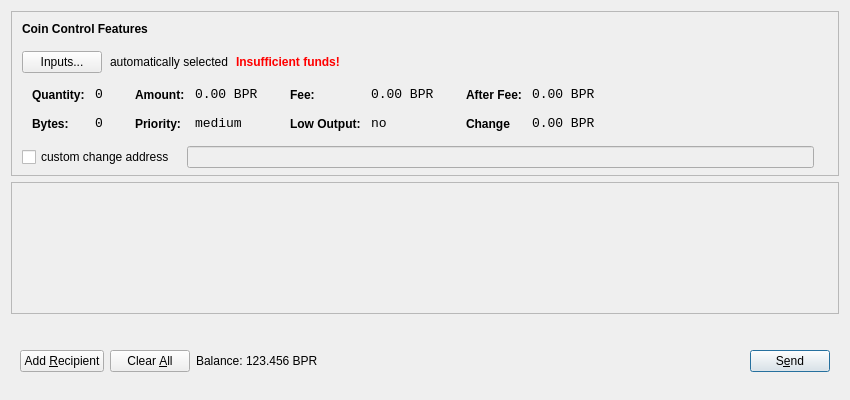
<?xml version="1.0" encoding="UTF-8"?>
<ui version="4.0">
 <class>SendCoinsDialog</class>
 <widget class="QDialog" name="SendCoinsDialog">
  <property name="geometry">
   <rect>
    <x>0</x>
    <y>0</y>
    <width>850</width>
    <height>400</height>
   </rect>
  </property>
  <property name="windowTitle">
   <string>Send Coins</string>
  </property>
  <layout class="QVBoxLayout" name="verticalLayout" stretch="0,1,0">
   <property name="bottomMargin">
    <number>8</number>
   </property>
   <item>
    <widget class="QFrame" name="frameCoinControl">
     <property name="sizePolicy">
      <sizepolicy hsizetype="Expanding" vsizetype="Expanding">
       <horstretch>0</horstretch>
       <verstretch>0</verstretch>
      </sizepolicy>
     </property>
     <property name="maximumSize">
      <size>
       <width>16777215</width>
       <height>16777215</height>
      </size>
     </property>
     <property name="frameShape">
      <enum>QFrame::StyledPanel</enum>
     </property>
     <property name="frameShadow">
      <enum>QFrame::Sunken</enum>
     </property>
     <layout class="QVBoxLayout" name="verticalLayoutCoinControl2">
      <property name="spacing">
       <number>6</number>
      </property>
      <property name="leftMargin">
       <number>0</number>
      </property>
      <property name="topMargin">
       <number>0</number>
      </property>
      <property name="rightMargin">
       <number>0</number>
      </property>
      <property name="bottomMargin">
       <number>6</number>
      </property>
      <item>
       <layout class="QVBoxLayout" name="verticalLayoutCoinControl" stretch="0,0,0,0,1">
        <property name="spacing">
         <number>0</number>
        </property>
        <property name="leftMargin">
         <number>10</number>
        </property>
        <property name="topMargin">
         <number>10</number>
        </property>
        <item>
         <layout class="QHBoxLayout" name="horizontalLayoutCoinControl1">
          <property name="bottomMargin">
           <number>15</number>
          </property>
          <item>
           <widget class="QLabel" name="labelCoinControlFeatures">
            <property name="sizePolicy">
             <sizepolicy hsizetype="Preferred" vsizetype="Maximum">
              <horstretch>0</horstretch>
              <verstretch>0</verstretch>
             </sizepolicy>
            </property>
            <property name="font">
             <font>
              <weight>75</weight>
              <bold>true</bold>
             </font>
            </property>
            <property name="styleSheet">
             <string notr="true">font-weight:bold;</string>
            </property>
            <property name="text">
             <string>Coin Control Features</string>
            </property>
           </widget>
          </item>
         </layout>
        </item>
        <item>
         <layout class="QHBoxLayout" name="horizontalLayoutCoinControl2" stretch="0,0,0,0">
          <property name="spacing">
           <number>8</number>
          </property>
          <property name="bottomMargin">
           <number>10</number>
          </property>
          <item>
           <widget class="QPushButton" name="pushButtonCoinControl">
            <property name="styleSheet">
             <string notr="true"/>
            </property>
            <property name="text">
             <string>Inputs...</string>
            </property>
           </widget>
          </item>
          <item>
           <widget class="QLabel" name="labelCoinControlAutomaticallySelected">
            <property name="text">
             <string>automatically selected</string>
            </property>
            <property name="margin">
             <number>5</number>
            </property>
           </widget>
          </item>
          <item>
           <widget class="QLabel" name="labelCoinControlInsuffFunds">
            <property name="font">
             <font>
              <weight>75</weight>
              <bold>true</bold>
             </font>
            </property>
            <property name="styleSheet">
             <string notr="true">color:red;font-weight:bold;</string>
            </property>
            <property name="text">
             <string>Insufficient funds!</string>
            </property>
            <property name="margin">
             <number>5</number>
            </property>
           </widget>
          </item>
          <item>
           <spacer name="horizontalSpacerCoinControl">
            <property name="orientation">
             <enum>Qt::Horizontal</enum>
            </property>
            <property name="sizeHint" stdset="0">
             <size>
              <width>40</width>
              <height>1</height>
             </size>
            </property>
           </spacer>
          </item>
         </layout>
        </item>
        <item>
         <widget class="QWidget" name="widgetCoinControl" native="true">
          <property name="sizePolicy">
           <sizepolicy hsizetype="Preferred" vsizetype="Preferred">
            <horstretch>0</horstretch>
            <verstretch>0</verstretch>
           </sizepolicy>
          </property>
          <property name="minimumSize">
           <size>
            <width>0</width>
            <height>0</height>
           </size>
          </property>
          <property name="styleSheet">
           <string notr="true"/>
          </property>
          <layout class="QHBoxLayout" name="horizontalLayoutCoinControl5">
           <property name="leftMargin">
            <number>0</number>
           </property>
           <property name="topMargin">
            <number>0</number>
           </property>
           <property name="rightMargin">
            <number>0</number>
           </property>
           <property name="bottomMargin">
            <number>0</number>
           </property>
           <item>
            <layout class="QHBoxLayout" name="horizontalLayoutCoinControl3" stretch="0,0,0,1">
             <property name="spacing">
              <number>20</number>
             </property>
             <property name="topMargin">
              <number>0</number>
             </property>
             <property name="bottomMargin">
              <number>10</number>
             </property>
             <item>
              <layout class="QFormLayout" name="formLayoutCoinControl1">
               <property name="horizontalSpacing">
                <number>10</number>
               </property>
               <property name="verticalSpacing">
                <number>14</number>
               </property>
               <property name="leftMargin">
                <number>10</number>
               </property>
               <property name="topMargin">
                <number>4</number>
               </property>
               <property name="rightMargin">
                <number>6</number>
               </property>
               <item row="0" column="0">
                <widget class="QLabel" name="labelCoinControlQuantityText">
                 <property name="styleSheet">
                  <string notr="true">font-weight:bold;</string>
                 </property>
                 <property name="text">
                  <string>Quantity:</string>
                 </property>
                 <property name="margin">
                  <number>0</number>
                 </property>
                </widget>
               </item>
               <item row="0" column="1">
                <widget class="QLabel" name="labelCoinControlQuantity">
                 <property name="font">
                  <font>
                   <family>Monospace</family>
                   <pointsize>10</pointsize>
                  </font>
                 </property>
                 <property name="cursor">
                  <cursorShape>IBeamCursor</cursorShape>
                 </property>
                 <property name="contextMenuPolicy">
                  <enum>Qt::ActionsContextMenu</enum>
                 </property>
                 <property name="text">
                  <string>0</string>
                 </property>
                 <property name="margin">
                  <number>0</number>
                 </property>
                 <property name="textInteractionFlags">
                  <set>Qt::LinksAccessibleByMouse|Qt::TextSelectableByKeyboard|Qt::TextSelectableByMouse</set>
                 </property>
                </widget>
               </item>
               <item row="1" column="0">
                <widget class="QLabel" name="labelCoinControlBytesText">
                 <property name="styleSheet">
                  <string notr="true">font-weight:bold;</string>
                 </property>
                 <property name="text">
                  <string>Bytes:</string>
                 </property>
                </widget>
               </item>
               <item row="1" column="1">
                <widget class="QLabel" name="labelCoinControlBytes">
                 <property name="font">
                  <font>
                   <family>Monospace</family>
                   <pointsize>10</pointsize>
                  </font>
                 </property>
                 <property name="cursor">
                  <cursorShape>IBeamCursor</cursorShape>
                 </property>
                 <property name="contextMenuPolicy">
                  <enum>Qt::ActionsContextMenu</enum>
                 </property>
                 <property name="text">
                  <string>0</string>
                 </property>
                 <property name="textInteractionFlags">
                  <set>Qt::LinksAccessibleByMouse|Qt::TextSelectableByKeyboard|Qt::TextSelectableByMouse</set>
                 </property>
                </widget>
               </item>
              </layout>
             </item>
             <item>
              <layout class="QFormLayout" name="formLayoutCoinControl2">
               <property name="horizontalSpacing">
                <number>10</number>
               </property>
               <property name="verticalSpacing">
                <number>14</number>
               </property>
               <property name="leftMargin">
                <number>6</number>
               </property>
               <property name="topMargin">
                <number>4</number>
               </property>
               <property name="rightMargin">
                <number>6</number>
               </property>
               <item row="0" column="0">
                <widget class="QLabel" name="labelCoinControlAmountText">
                 <property name="styleSheet">
                  <string notr="true">font-weight:bold;</string>
                 </property>
                 <property name="text">
                  <string>Amount:</string>
                 </property>
                 <property name="margin">
                  <number>0</number>
                 </property>
                </widget>
               </item>
               <item row="0" column="1">
                <widget class="QLabel" name="labelCoinControlAmount">
                 <property name="font">
                  <font>
                   <family>Monospace</family>
                   <pointsize>10</pointsize>
                  </font>
                 </property>
                 <property name="cursor">
                  <cursorShape>IBeamCursor</cursorShape>
                 </property>
                 <property name="contextMenuPolicy">
                  <enum>Qt::ActionsContextMenu</enum>
                 </property>
                 <property name="text">
                  <string>0.00 BPR</string>
                 </property>
                 <property name="textInteractionFlags">
                  <set>Qt::LinksAccessibleByMouse|Qt::TextSelectableByKeyboard|Qt::TextSelectableByMouse</set>
                 </property>
                </widget>
               </item>
               <item row="1" column="0">
                <widget class="QLabel" name="labelCoinControlPriorityText">
                 <property name="styleSheet">
                  <string notr="true">font-weight:bold;</string>
                 </property>
                 <property name="text">
                  <string>Priority:</string>
                 </property>
                </widget>
               </item>
               <item row="1" column="1">
                <widget class="QLabel" name="labelCoinControlPriority">
                 <property name="font">
                  <font>
                   <family>Monospace</family>
                   <pointsize>10</pointsize>
                  </font>
                 </property>
                 <property name="cursor">
                  <cursorShape>IBeamCursor</cursorShape>
                 </property>
                 <property name="contextMenuPolicy">
                  <enum>Qt::ActionsContextMenu</enum>
                 </property>
                 <property name="text">
                  <string>medium</string>
                 </property>
                 <property name="textInteractionFlags">
                  <set>Qt::LinksAccessibleByMouse|Qt::TextSelectableByKeyboard|Qt::TextSelectableByMouse</set>
                 </property>
                </widget>
               </item>
              </layout>
             </item>
             <item>
              <layout class="QFormLayout" name="formLayoutCoinControl3">
               <property name="horizontalSpacing">
                <number>10</number>
               </property>
               <property name="verticalSpacing">
                <number>14</number>
               </property>
               <property name="leftMargin">
                <number>6</number>
               </property>
               <property name="topMargin">
                <number>4</number>
               </property>
               <property name="rightMargin">
                <number>6</number>
               </property>
               <item row="0" column="0">
                <widget class="QLabel" name="labelCoinControlFeeText">
                 <property name="styleSheet">
                  <string notr="true">font-weight:bold;</string>
                 </property>
                 <property name="text">
                  <string>Fee:</string>
                 </property>
                 <property name="margin">
                  <number>0</number>
                 </property>
                </widget>
               </item>
               <item row="0" column="1">
                <widget class="QLabel" name="labelCoinControlFee">
                 <property name="font">
                  <font>
                   <family>Monospace</family>
                   <pointsize>10</pointsize>
                  </font>
                 </property>
                 <property name="cursor">
                  <cursorShape>IBeamCursor</cursorShape>
                 </property>
                 <property name="contextMenuPolicy">
                  <enum>Qt::ActionsContextMenu</enum>
                 </property>
                 <property name="text">
                  <string>0.00 BPR</string>
                 </property>
                 <property name="textInteractionFlags">
                  <set>Qt::LinksAccessibleByMouse|Qt::TextSelectableByKeyboard|Qt::TextSelectableByMouse</set>
                 </property>
                </widget>
               </item>
               <item row="1" column="0">
                <widget class="QLabel" name="labelCoinControlLowOutputText">
                 <property name="styleSheet">
                  <string notr="true">font-weight:bold;</string>
                 </property>
                 <property name="text">
                  <string>Low Output:</string>
                 </property>
                </widget>
               </item>
               <item row="1" column="1">
                <widget class="QLabel" name="labelCoinControlLowOutput">
                 <property name="font">
                  <font>
                   <family>Monospace</family>
                   <pointsize>10</pointsize>
                  </font>
                 </property>
                 <property name="cursor">
                  <cursorShape>IBeamCursor</cursorShape>
                 </property>
                 <property name="contextMenuPolicy">
                  <enum>Qt::ActionsContextMenu</enum>
                 </property>
                 <property name="text">
                  <string>no</string>
                 </property>
                 <property name="textInteractionFlags">
                  <set>Qt::LinksAccessibleByMouse|Qt::TextSelectableByKeyboard|Qt::TextSelectableByMouse</set>
                 </property>
                </widget>
               </item>
              </layout>
             </item>
             <item>
              <layout class="QFormLayout" name="formLayoutCoinControl4">
               <property name="horizontalSpacing">
                <number>10</number>
               </property>
               <property name="verticalSpacing">
                <number>14</number>
               </property>
               <property name="leftMargin">
                <number>6</number>
               </property>
               <property name="topMargin">
                <number>4</number>
               </property>
               <property name="rightMargin">
                <number>6</number>
               </property>
               <item row="0" column="0">
                <widget class="QLabel" name="labelCoinControlAfterFeeText">
                 <property name="styleSheet">
                  <string notr="true">font-weight:bold;</string>
                 </property>
                 <property name="text">
                  <string>After Fee:</string>
                 </property>
                 <property name="margin">
                  <number>0</number>
                 </property>
                </widget>
               </item>
               <item row="0" column="1">
                <widget class="QLabel" name="labelCoinControlAfterFee">
                 <property name="font">
                  <font>
                   <family>Monospace</family>
                   <pointsize>10</pointsize>
                  </font>
                 </property>
                 <property name="cursor">
                  <cursorShape>IBeamCursor</cursorShape>
                 </property>
                 <property name="contextMenuPolicy">
                  <enum>Qt::ActionsContextMenu</enum>
                 </property>
                 <property name="text">
                  <string>0.00 BPR</string>
                 </property>
                 <property name="textInteractionFlags">
                  <set>Qt::LinksAccessibleByMouse|Qt::TextSelectableByKeyboard|Qt::TextSelectableByMouse</set>
                 </property>
                </widget>
               </item>
               <item row="1" column="0">
                <widget class="QLabel" name="labelCoinControlChangeText">
                 <property name="styleSheet">
                  <string notr="true">font-weight:bold;</string>
                 </property>
                 <property name="text">
                  <string>Change</string>
                 </property>
                </widget>
               </item>
               <item row="1" column="1">
                <widget class="QLabel" name="labelCoinControlChange">
                 <property name="font">
                  <font>
                   <family>Monospace</family>
                   <pointsize>10</pointsize>
                  </font>
                 </property>
                 <property name="cursor">
                  <cursorShape>IBeamCursor</cursorShape>
                 </property>
                 <property name="contextMenuPolicy">
                  <enum>Qt::ActionsContextMenu</enum>
                 </property>
                 <property name="text">
                  <string>0.00 BPR</string>
                 </property>
                 <property name="textInteractionFlags">
                  <set>Qt::LinksAccessibleByMouse|Qt::TextSelectableByKeyboard|Qt::TextSelectableByMouse</set>
                 </property>
                </widget>
               </item>
              </layout>
             </item>
            </layout>
           </item>
          </layout>
         </widget>
        </item>
        <item>
         <layout class="QHBoxLayout" name="horizontalLayoutCoinControl4" stretch="0,0,0">
          <property name="spacing">
           <number>12</number>
          </property>
          <property name="sizeConstraint">
           <enum>QLayout::SetDefaultConstraint</enum>
          </property>
          <property name="topMargin">
           <number>5</number>
          </property>
          <property name="rightMargin">
           <number>5</number>
          </property>
          <item>
           <widget class="QCheckBox" name="checkBoxCoinControlChange">
            <property name="text">
             <string>custom change address</string>
            </property>
           </widget>
          </item>
          <item>
           <widget class="QLineEdit" name="lineEditCoinControlChange">
            <property name="enabled">
             <bool>false</bool>
            </property>
            <property name="sizePolicy">
             <sizepolicy hsizetype="Expanding" vsizetype="Fixed">
              <horstretch>0</horstretch>
              <verstretch>0</verstretch>
             </sizepolicy>
            </property>
           </widget>
          </item>
          <item>
           <widget class="QLabel" name="labelCoinControlChangeLabel">
            <property name="sizePolicy">
             <sizepolicy hsizetype="Preferred" vsizetype="Expanding">
              <horstretch>0</horstretch>
              <verstretch>0</verstretch>
             </sizepolicy>
            </property>
            <property name="minimumSize">
             <size>
              <width>0</width>
              <height>0</height>
             </size>
            </property>
            <property name="text">
             <string/>
            </property>
            <property name="margin">
             <number>3</number>
            </property>
           </widget>
          </item>
         </layout>
        </item>
        <item>
         <spacer name="verticalSpacerCoinControl">
          <property name="orientation">
           <enum>Qt::Vertical</enum>
          </property>
          <property name="sizeHint" stdset="0">
           <size>
            <width>800</width>
            <height>1</height>
           </size>
          </property>
         </spacer>
        </item>
       </layout>
      </item>
     </layout>
    </widget>
   </item>
   <item>
    <widget class="QScrollArea" name="scrollArea">
     <property name="widgetResizable">
      <bool>true</bool>
     </property>
     <widget class="QWidget" name="scrollAreaWidgetContents">
      <property name="geometry">
       <rect>
        <x>0</x>
        <y>0</y>
        <width>830</width>
        <height>124</height>
       </rect>
      </property>
      <layout class="QVBoxLayout" name="verticalLayout_2">
       <property name="leftMargin">
        <number>0</number>
       </property>
       <property name="topMargin">
        <number>0</number>
       </property>
       <property name="rightMargin">
        <number>0</number>
       </property>
       <property name="bottomMargin">
        <number>0</number>
       </property>
       <item>
        <layout class="QVBoxLayout" name="entries">
         <property name="spacing">
          <number>6</number>
         </property>
        </layout>
       </item>
       <item>
        <spacer name="verticalSpacer">
         <property name="orientation">
          <enum>Qt::Vertical</enum>
         </property>
         <property name="sizeHint" stdset="0">
          <size>
           <width>20</width>
           <height>40</height>
          </size>
         </property>
        </spacer>
       </item>
      </layout>
     </widget>
    </widget>
   </item>
   <item>
    <widget class="QWidget" name="buttonBar" native="true">
     <layout class="QHBoxLayout" name="horizontalLayout">
      <property name="leftMargin">
       <number>9</number>
      </property>
      <property name="topMargin">
       <number>30</number>
      </property>
      <property name="rightMargin">
       <number>9</number>
      </property>
      <property name="bottomMargin">
       <number>20</number>
      </property>
      <item>
       <widget class="QPushButton" name="addButton">
        <property name="maximumSize">
         <size>
          <width>136</width>
          <height>36</height>
         </size>
        </property>
        <property name="toolTip">
         <string>Send to multiple recipients at once</string>
        </property>
        <property name="text">
         <string>Add &amp;Recipient</string>
        </property>
        <property name="autoDefault">
         <bool>false</bool>
        </property>
       </widget>
      </item>
      <item>
       <widget class="QPushButton" name="clearButton">
        <property name="sizePolicy">
         <sizepolicy hsizetype="Minimum" vsizetype="Fixed">
          <horstretch>0</horstretch>
          <verstretch>0</verstretch>
         </sizepolicy>
        </property>
        <property name="maximumSize">
         <size>
          <width>100</width>
          <height>36</height>
         </size>
        </property>
        <property name="toolTip">
         <string>Remove all transaction fields</string>
        </property>
        <property name="text">
         <string>Clear &amp;All</string>
        </property>
        <property name="autoRepeatDelay">
         <number>300</number>
        </property>
        <property name="autoDefault">
         <bool>false</bool>
        </property>
       </widget>
      </item>
      <item>
       <layout class="QHBoxLayout" name="horizontalLayout_2">
        <property name="spacing">
         <number>3</number>
        </property>
        <item>
         <widget class="QLabel" name="label">
          <property name="sizePolicy">
           <sizepolicy hsizetype="Preferred" vsizetype="Fixed">
            <horstretch>0</horstretch>
            <verstretch>0</verstretch>
           </sizepolicy>
          </property>
          <property name="text">
           <string>Balance:</string>
          </property>
         </widget>
        </item>
        <item>
         <widget class="QLabel" name="labelBalance">
          <property name="sizePolicy">
           <sizepolicy hsizetype="Preferred" vsizetype="Fixed">
            <horstretch>0</horstretch>
            <verstretch>0</verstretch>
           </sizepolicy>
          </property>
          <property name="cursor">
           <cursorShape>IBeamCursor</cursorShape>
          </property>
          <property name="text">
           <string>123.456 BPR</string>
          </property>
          <property name="textInteractionFlags">
           <set>Qt::LinksAccessibleByMouse|Qt::TextSelectableByKeyboard|Qt::TextSelectableByMouse</set>
          </property>
         </widget>
        </item>
       </layout>
      </item>
      <item>
       <spacer name="horizontalSpacer">
        <property name="orientation">
         <enum>Qt::Horizontal</enum>
        </property>
        <property name="sizeHint" stdset="0">
         <size>
          <width>40</width>
          <height>20</height>
         </size>
        </property>
       </spacer>
      </item>
      <item>
       <widget class="QPushButton" name="sendButton">
        <property name="maximumSize">
         <size>
          <width>96</width>
          <height>36</height>
         </size>
        </property>
        <property name="toolTip">
         <string>Confirm the send action</string>
        </property>
        <property name="text">
         <string>S&amp;end</string>
        </property>
        <property name="default">
         <bool>true</bool>
        </property>
       </widget>
      </item>
     </layout>
    </widget>
   </item>
  </layout>
 </widget>
 <resources/>
 <connections/>
</ui>
